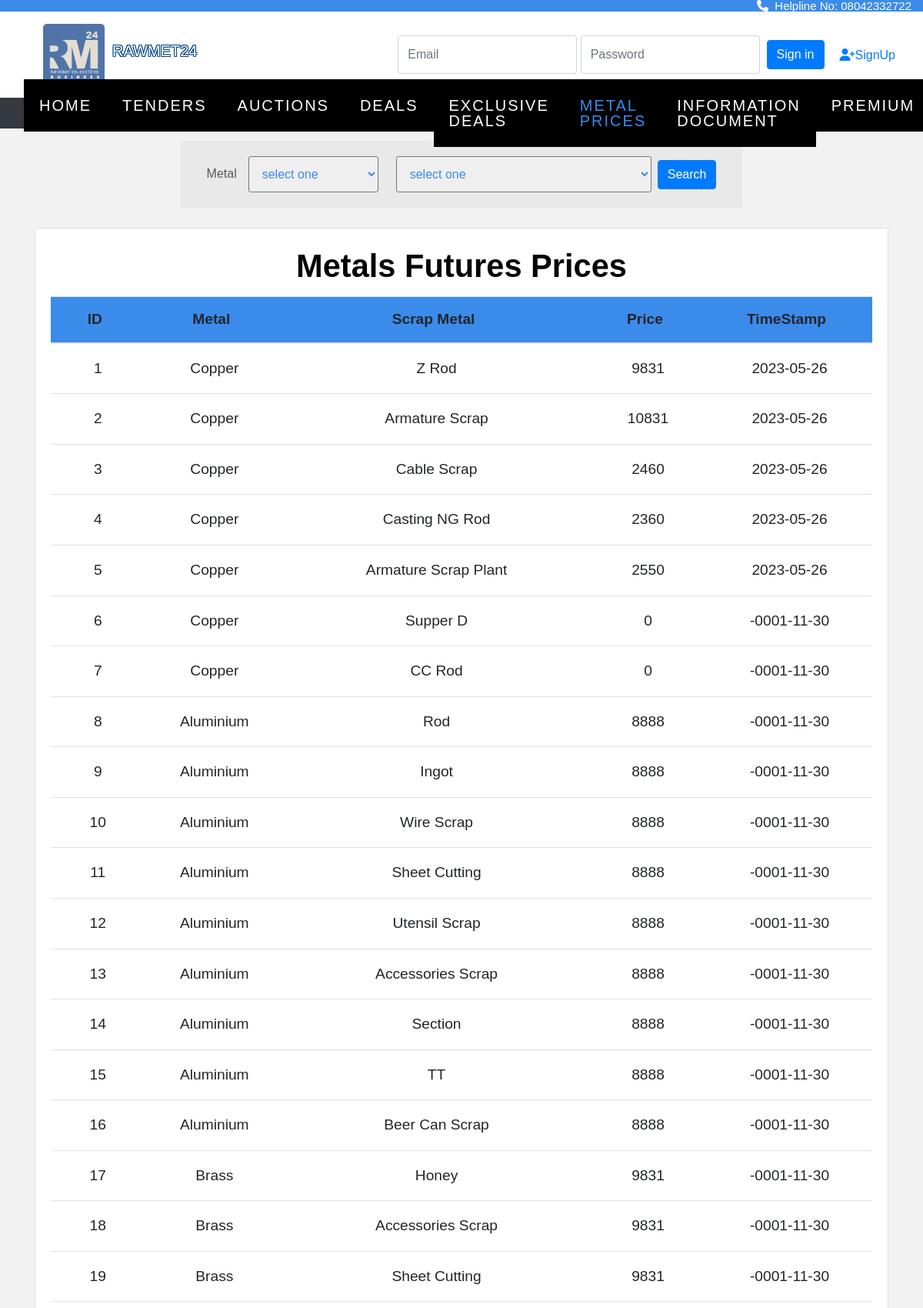
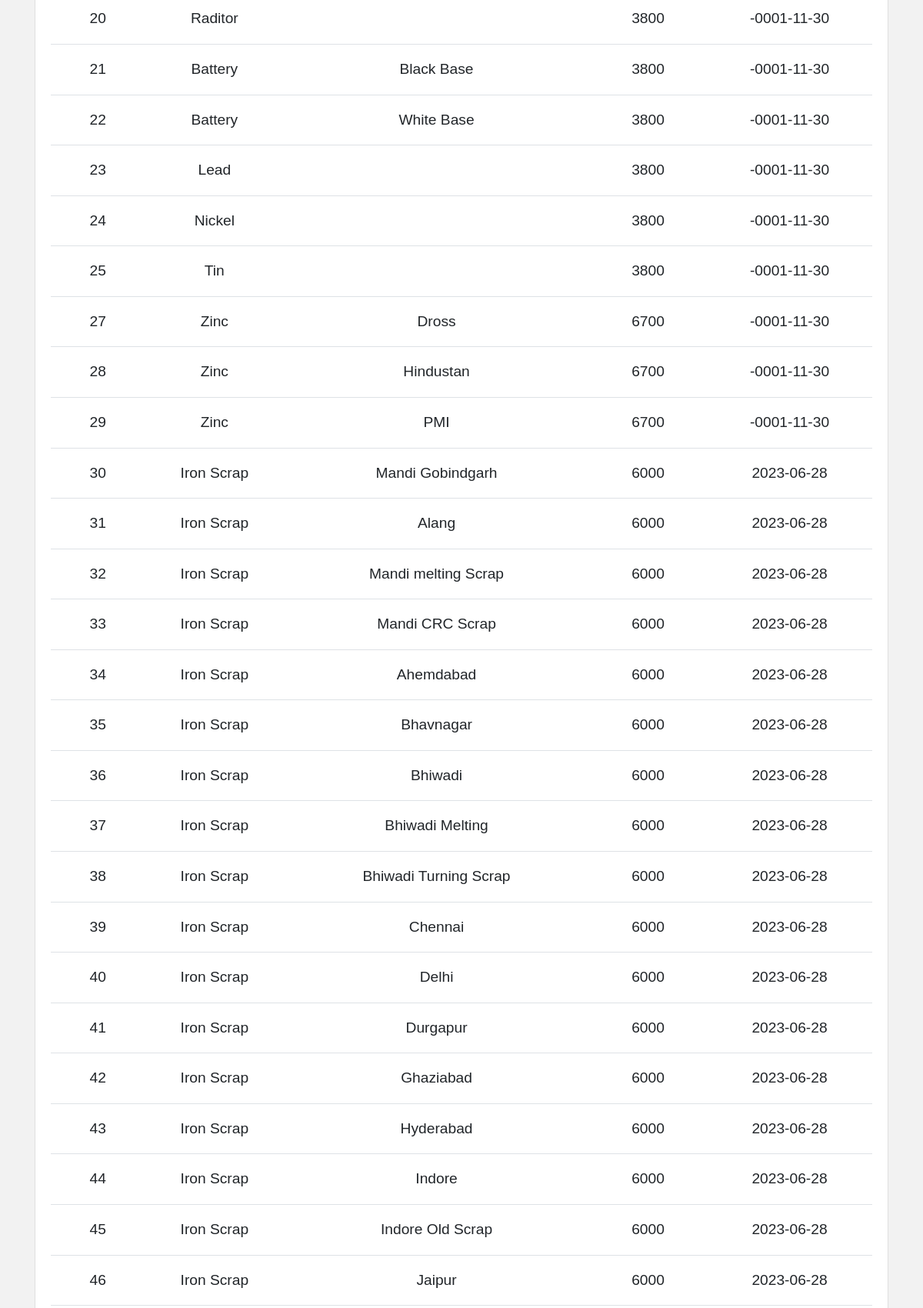
/tender/metalsearch.php (upper part), run on the app's committed database (2 pictures, top to bottom).
### tables this page shows
CREATE TABLE `metal` (
  `id` int(11) NOT NULL,
  `metal` varchar(100) NOT NULL,
  `scrap_metal` varchar(100) NOT NULL,
  `price` int(11) NOT NULL,
  `timestamp` datetime(6) NOT NULL DEFAULT current_timestamp(6)
);

### tender/metalsearch.php (the view, shortened to what this page needs)
<?php
include "connect.php";
?>
<!doctype html>
<html lang="en">
<head>
  <link rel="stylesheet" href="https://cdn.jsdelivr.net/npm/bootstrap@4.0.0/dist/css/bootstrap.min.css"
>
  <link rel="stylesheet" href="https://stackpath.bootstrapcdn.com/font-awesome/4.7.0/css/font-awesome.min.css">
  <link rel="stylesheet" href="https://cdnjs.cloudflare.com/ajax/libs/font-awesome/4.7.0/css/font-awesome.min.css">
  <link rel="stylesheet" href="css/style.css">
  <link rel="stylesheet" href="css/_buttons.scss">
  <link rel="stylesheet" href="css/buttons.scss">
  <link rel="stylesheet" href="css/reboot.scss">
  <link rel="stylesheet" href="https://cdnjs.cloudflare.com/ajax/libs/font-awesome/6.4.0/css/all.min.css">
  <link href='https://unpkg.com/boxicons@2.1.4/css/boxicons.min.css' rel='stylesheet'>
  <link rel="stylesheet" href="https://cdnjs.cloudflare.com/ajax/libs/font-awesome/4.7.0/css/font-awesome.min.css">
  <link rel="stylesheet" type="text/css"
    href="https://stackpath.bootstrapcdn.com/bootstrap/4.4.1/css/bootstrap.min.css">
  <link rel="stylesheet" type="text/css"
    href="https://pixinvent.com/stack-responsive-bootstrap-4-admin-template/app-assets/css/bootstrap-extended.min.css">
  <link rel="stylesheet" type="text/css"
    href="https://pixinvent.com/stack-responsive-bootstrap-4-admin-template/app-assets/fonts/simple-line-icons/style.min.css">
<link rel="stylesheet" type="text/css" href="https://cdn.datatables.net/1.10.25/css/jquery.dataTables.min.css">
  <link rel="stylesheet" href="metalprice.css">
</head>
</head>
<body>
  <div class="strip">
    <a href="#"><i class="fa-solid fa-phone"></i>&nbsp Helpline No: 08042332722</a>
  </div>
  <section class="ftco-section" style="padding-top: 5px;">
  <section
           class="d-flex justify-content-between p-3"
           style="background-color:white"
           >
    <div class="me-5">
      <img src="image/rawmetlogo.jpeg" width="80px" height="auto" style="border-radius: 5px; margin-left: 40px;">
    </div>&nbsp   <p style=" position:absolute; margin-left:130px; margin-top: 25px;" class="tft desktop-view">RAWMET24</p>
    <?php
       if(!isset($_SESSION['buyer_name'])){
       ?>
         <form class="form-inline" action="verify.php" method="post">
           <input type="email" class="form-control" name="email" placeholder="Email" name="email">
           <input type="password" class="form-control" name="password" placeholder="Password" name="pswd">&nbsp&nbsp
           <br>
           <button class="btn btn-primary" type="submit">Sign in</button>
           <a href="signup.html" style="font-size: medium; padding: 20px; ">
             <i class="fa-solid fa-user-plus"></i>SignUp
           </a>
         </form>
<?php
} ?>
</section>
    <nav class="navbar navbar-expand-lg navbar-dark ftco_navbar bg-dark ftco-navbar-light" id="ftco-navbar">
      <div class="container-fluid">
        <div class="collapse navbar-collapse" id="ftco-nav">
          <ul class="navbar-nav m-auto">
            <li class="nav-item "><a href="home.php" class="nav-link">Home</a></li>
            <li class="nav-item"><a href="tender.php" class="nav-link">Tenders</a></li>
            <li class="nav-item"><a href="auction.php" class="nav-link">Auctions</a></li>
            <li class="nav-item"><a href="deals.php" class="nav-link">Deals</a></li>
            <li class="nav-item"><a href="exclusivedeals.php" class="nav-link">Exclusive Deals</a></li>
            <li class="nav-item active"><a href="#" class="nav-link">Metal Prices</a></li>
            <li class="nav-item"><a href="info_page.php" class="nav-link">Information Document</a></li>
            <li class="nav-item"><a href="price.php" class="nav-link">Premium</a></li>
          </ul>
        </div>
      </div>
    </nav>
  </section>
  <br>
  <section class="home">
    <div class="container">
      <div class="row ">
        <div class="col-12 col-md-10 col-lg-8">
          <form method="GET" action="metalsearch.php?metal=Copper&category=Cu1">
            <form class="card card-sm">
              <div class="card-body row no-gutters align-items-center" style="background-color: #eae9e9;">
                Metal <select name="metal" id="id_metal" data-category-id='id_category' class='dependent-selects__metal'
                  style="padding:13px; margin-left: 15px; margin-right: 8px; border-radius:3px;" placeholder="Search ">
                  <option value="">select one</option>
                </select>
                <select name="category" id="id_category" class='dependent-selects__category'
                  style="padding:13px; margin-left: 15px; margin-right: 8px; border-radius:3px;" placeholder="Search ">
                  <option value="">select one</option>
                </select>
                <div class="col-auto">
                  <button class="btn btn-primary" id="search" type="submit">Search</button>
                </div>
              </div>
            </form>
        </div>
      </div>
    </div>
    <br>
    <div class="container">
  <div class="card">
    <div class="card-body">
      <div id="wrapper">
        <h1>Metals Futures Prices</h1>
        <div class="table-responsive">
          <table id="keywords" class="table" cellspacing="0" cellpadding="0">
            <thead>
              <tr>
                <th onclick="sortTable(0)"><span>ID</span></th>
                <th onclick="sortTable(0)"><span>Metal</span></th>
                <th onclick="sortTable(0)"><span>Scrap Metal</span></th>
                <th onclick="sortTable(0)"><span>Price</span></th>
                <th onclick="sortTable(0)"><span>TimeStamp</span></th>
              </tr>
            </thead>
            <tbody>
              <?php
              if (isset($_GET['metal']) && isset($_GET['category'])) {
                $a = $_GET['metal'];
                $b = $_GET['category'];
                $sql = "select * from metal WHERE metal='$a' AND scrap_metal='$b'";
                $result = mysqli_query($con, $sql);
                if ($result) {
                  while ($row = mysqli_fetch_assoc($result)) {
                    ?>
                    <tr>
                      <td class="lalign">
                        <?php echo $row['id']; ?>
                      </td>
                      <td>
                        <?php echo $row['metal']; ?>
                      </td>
                      <td>
                        <?php echo $row['scrap_metal']; ?>
                      </td>
                      <td>
                        <?php echo $row['price']; ?>
                      </td>
                      <td>
                        <?php echo date('Y-m-d', strtotime($row['timestamp'])); ?>
                      </td>
                    </tr>
                    <?php
                  }
                }
              } else {
                $sql = "select * from metal";
                $result = mysqli_query($con, $sql);
                if ($result) {
                  while ($row = mysqli_fetch_assoc($result)) {
                    ?>
                    <tr>
                      <td class="lalign">
                        <?php echo $row['id']; ?>
                      </td>
                      <td>
                        <?php echo $row['metal']; ?>
                      </td>
                      <td>
                        <?php echo $row['scrap_metal']; ?>
                      </td>
                      <td>
                        <?php echo $row['price']; ?>
                      </td>
                      <td>
                        <?php echo date('Y-m-d', strtotime($row['timestamp'])); ?>
                      </td>
                    </tr>
                    <?php
                  }
                }
              }
              ?>
            </tbody>
          </table>
        </div>
      </div>
    </div>
  </div>
</div>
    <br>
  </section>
  <br><br>
</body>
</html>

### tender/metalprice.css (style rules this page uses)
body { line-height: 1; color: #585858; }
table { width: auto; height: auto; }
h1 { font-family: 'Amarante', Tahoma, sans-serif; font-weight: bold; font-size: 2.6em; line-height: 1.4em; margin-bottom: 10px; text-align: center; }
#wrapper { display: block; }
#keywords { margin: 0 auto; font-size: 1.2em; margin-bottom: 15px; }
#keywords thead { cursor: pointer; background: #3b8beb; }
#keywords thead tr th { font-weight: bold; padding: 12px 30px; padding-left: 42px; text-align: center; }
#keywords thead tr th span { padding-right: 20px; background-repeat: no-repeat; background-position: 100% 100%; text-align: center; }
#keywords tbody tr td { text-align: center; padding: 15px 10px; }

### tender/metalsearch.php (style rules this page uses)
body { font-family: Arial, Helvetica, sans-serif; }
.strip { width: 100%; background-color: #3b8beb; overflow: auto; }
.strip a { float: right; margin-right: 15px; padding-left: 10px; color: white; text-decoration: none; font-size: 15px; }

### data on the page
metal: id "1", metal "Copper", scrap_metal "Z Rod", price "9831", timestamp "2023-05-26"
metal: id "2", metal "Copper", scrap_metal "Armature Scrap", price "10831", timestamp "2023-05-26"
metal: id "3", metal "Copper", scrap_metal "Cable Scrap", price "2460", timestamp "2023-05-26"
metal: id "4", metal "Copper", scrap_metal "Casting NG Rod", price "2360", timestamp "2023-05-26"
metal: id "5", metal "Copper", scrap_metal "Armature Scrap Plant", price "2550", timestamp "2023-05-26"
metal: id "6", metal "Copper", scrap_metal "Supper D", price "0", timestamp "-0001-11-30"
metal: id "7", metal "Copper", scrap_metal "CC Rod", price "0", timestamp "-0001-11-30"
metal: id "8", metal "Aluminium", scrap_metal "Rod", price "8888", timestamp "-0001-11-30"
metal: id "9", metal "Aluminium", scrap_metal "Ingot", price "8888", timestamp "-0001-11-30"
metal: id "10", metal "Aluminium", scrap_metal "Wire Scrap", price "8888", timestamp "-0001-11-30"
metal: id "11", metal "Aluminium", scrap_metal "Sheet Cutting", price "8888", timestamp "-0001-11-30"
metal: id "12", metal "Aluminium", scrap_metal "Utensil Scrap", price "8888", timestamp "-0001-11-30"
metal: id "13", metal "Aluminium", scrap_metal "Accessories Scrap", price "8888", timestamp "-0001-11-30"
metal: id "14", metal "Aluminium", scrap_metal "Section", price "8888", timestamp "-0001-11-30"
metal: id "15", metal "Aluminium", scrap_metal "TT", price "8888", timestamp "-0001-11-30"
metal: id "16", metal "Aluminium", scrap_metal "Beer Can Scrap", price "8888", timestamp "-0001-11-30"
metal: id "17", metal "Brass", scrap_metal "Honey", price "9831", timestamp "-0001-11-30"
metal: id "18", metal "Brass", scrap_metal "Accessories Scrap", price "9831", timestamp "-0001-11-30"
metal: id "19", metal "Brass", scrap_metal "Sheet Cutting", price "9831", timestamp "-0001-11-30"
metal: id "20", metal "Raditor", price "3800", timestamp "-0001-11-30"
metal: id "21", metal "Battery", scrap_metal "Black Base", price "3800", timestamp "-0001-11-30"
metal: id "22", metal "Battery", scrap_metal "White Base", price "3800", timestamp "-0001-11-30"
metal: id "23", metal "Lead", price "3800", timestamp "-0001-11-30"
metal: id "24", metal "Nickel", price "3800", timestamp "-0001-11-30"
metal: id "25", metal "Tin", price "3800", timestamp "-0001-11-30"
metal: id "27", metal "Zinc", scrap_metal "Dross", price "6700", timestamp "-0001-11-30"
metal: id "28", metal "Zinc", scrap_metal "Hindustan", price "6700", timestamp "-0001-11-30"
metal: id "29", metal "Zinc", scrap_metal "PMI", price "6700", timestamp "-0001-11-30"
metal: id "30", metal "Iron Scrap", scrap_metal "Mandi Gobindgarh", price "6000", timestamp "2023-06-28"
metal: id "31", metal "Iron Scrap", scrap_metal "Alang", price "6000", timestamp "2023-06-28"
metal: id "32", metal "Iron Scrap", scrap_metal "Mandi melting Scrap", price "6000", timestamp "2023-06-28"
metal: id "33", metal "Iron Scrap", scrap_metal "Mandi CRC Scrap", price "6000", timestamp "2023-06-28"
metal: id "34", metal "Iron Scrap", scrap_metal "Ahemdabad", price "6000", timestamp "2023-06-28"
metal: id "35", metal "Iron Scrap", scrap_metal "Bhavnagar", price "6000", timestamp "2023-06-28"
metal: id "36", metal "Iron Scrap", scrap_metal "Bhiwadi", price "6000", timestamp "2023-06-28"
metal: id "37", metal "Iron Scrap", scrap_metal "Bhiwadi Melting", price "6000", timestamp "2023-06-28"
metal: id "38", metal "Iron Scrap", scrap_metal "Bhiwadi Turning Scrap", price "6000", timestamp "2023-06-28"
metal: id "39", metal "Iron Scrap", scrap_metal "Chennai", price "6000", timestamp "2023-06-28"
metal: id "40", metal "Iron Scrap", scrap_metal "Delhi", price "6000", timestamp "2023-06-28"
metal: id "41", metal "Iron Scrap", scrap_metal "Durgapur", price "6000", timestamp "2023-06-28"
metal: id "42", metal "Iron Scrap", scrap_metal "Ghaziabad", price "6000", timestamp "2023-06-28"
metal: id "43", metal "Iron Scrap", scrap_metal "Hyderabad", price "6000", timestamp "2023-06-28"
metal: id "44", metal "Iron Scrap", scrap_metal "Indore", price "6000", timestamp "2023-06-28"
metal: id "45", metal "Iron Scrap", scrap_metal "Indore Old Scrap", price "6000", timestamp "2023-06-28"
metal: id "46", metal "Iron Scrap", scrap_metal "Jaipur", price "6000", timestamp "2023-06-28"
